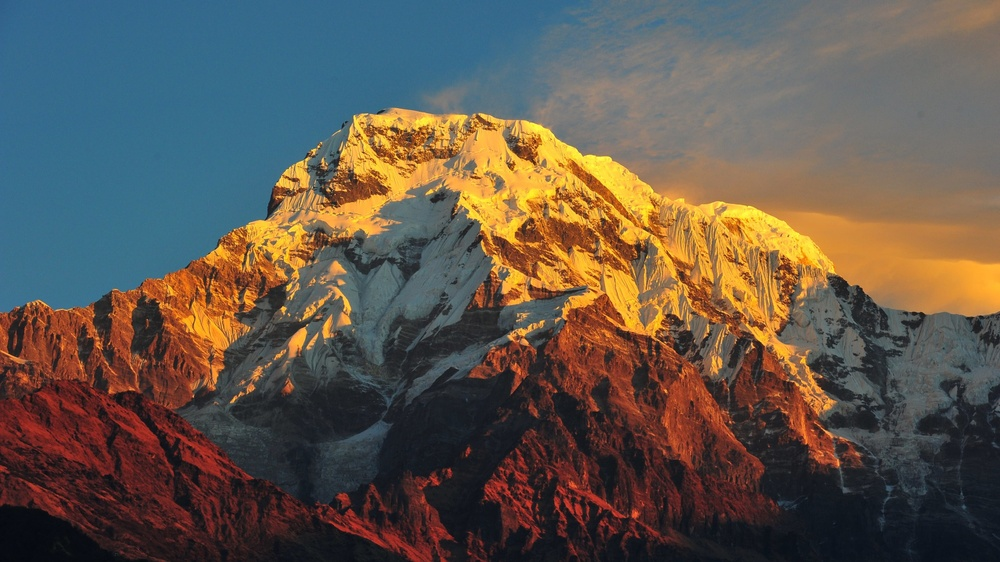
#> input picture image.jpg, 1000 x 562 px, shrunk from 3840 x 2160 before the run
$ python ImageCompressionUsingSVD.py
#> lines starting #> are read from the running program, lines starting #| are printed output that depends on the picture
import os
import numpy as np
from PIL import Image
import matplotlib.pyplot as plt

#Getting Image Path
path = 'image.jpg'
#Opening Image
img = Image.open(path)
#> img is the input picture: PIL image 1000x562 RGB; mean R, G, B 96.5, 86.7, 77
#Return the size, in bytes, of path. Raise os.error if the file does not exist
s = float(os.path.getsize(path))/1000
#Printing Dimensions
print("Size(dimension): ",img.size)
#| Size(dimension):  (1000, 562)
#Title of image as size as a float to 2 decimal places
plt.title("Original Image (%0.2f Kb):" %s)
#Showing Image
plt.imshow(img)

#Converting image to greyscale
imggray = img.convert('L')
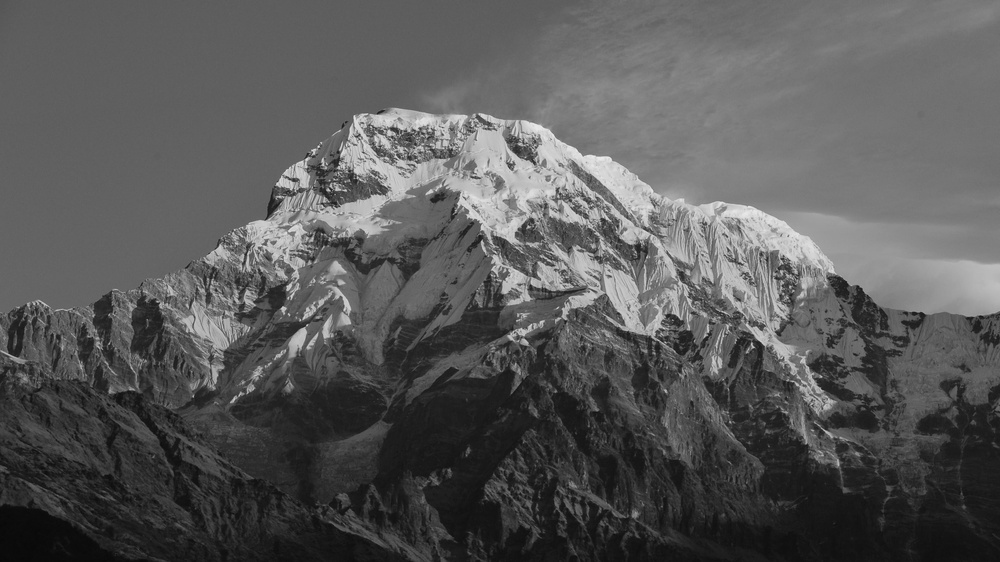
#> imggray: PIL image 1000x562 L; min 8, max 234, mean 88.6
#Returns the contents of this image as a sequence object containing pixel values
imgmat = np.array( list(imggray.getdata(band = 0)), float)
imgmat.shape = (imggray.size[1], imggray.size[0])
#Image Matrix
imgmat = np.matrix(imgmat)
plt.figure()
plt.imshow(imgmat, cmap = 'gray')
plt.title("Image after converting it into the Grayscale pattern")
plt.show()

print("After compression: ")
#single value decomposition
U, S, Vt = np.linalg.svd(imgmat)
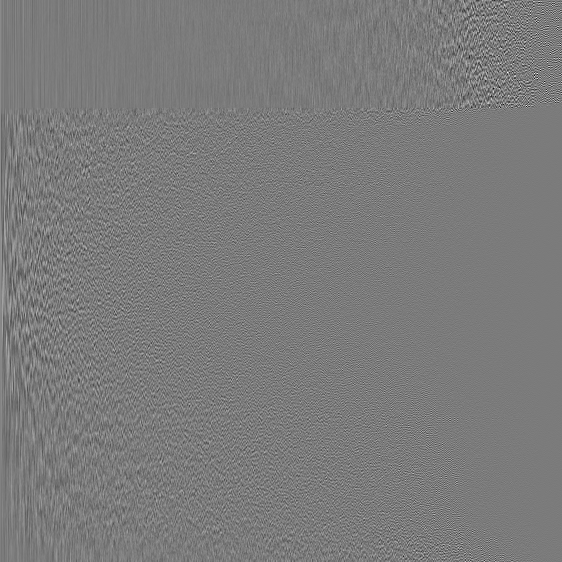
#> U: shape (562, 562) float64; min -0.383, max 0.407, mean 3.59e-05; drawn with min black and max white
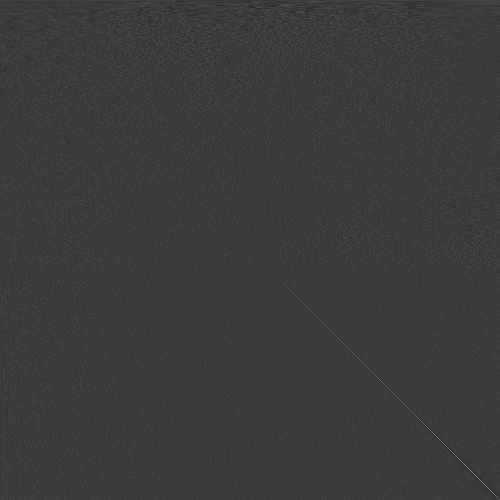
#> Vt: shape (1000, 1000) float64 (shown at 1/2 size); min -0.235, max 0.769, mean 2.35e-05; drawn with min black and max white
#> S = 562 values, max 71811.9 at index 0, min 4.94 at index 561, mean 532.4
for i in range(1, 91, 20): # i values of 5, 25 and 45
    compressed = np.matrix(U[:, :i]) * np.diag(S[:i]) * np.matrix(Vt[:i,:])
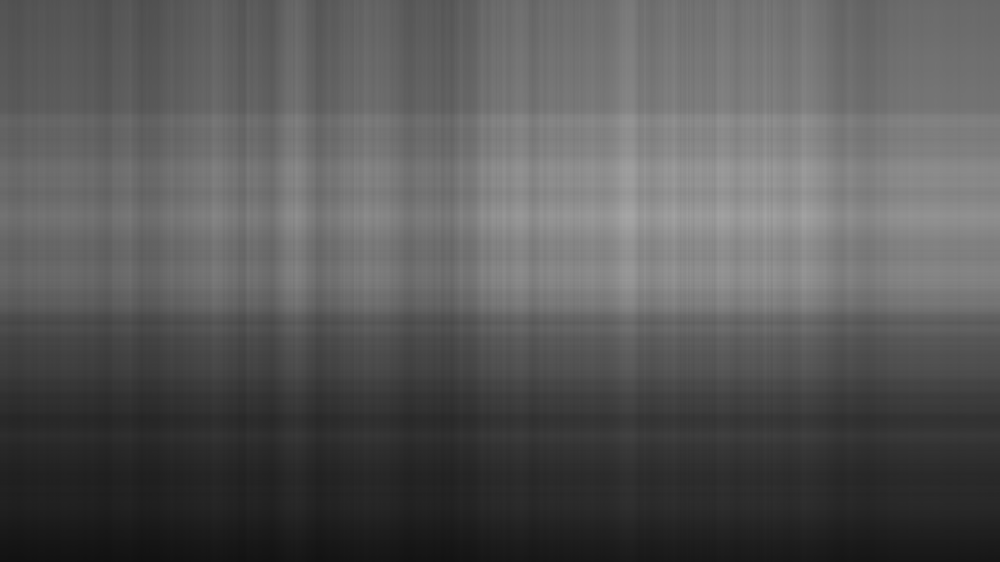
#> compressed: shape (562, 1000) float64; min 17.52, max 166.7, mean 88.5
    plt.imshow(compressed, cmap = 'gray')
    title = "Image after =  %s" %i
    plt.title(title)
    plt.show()
    result = Image.fromarray((compressed).astype(np.uint8))
    result.save('compressed.jpg')
    path = 'compressed.jpg'
    im = Image.open(path)
    c = float(os.path.getsize(path))/1000
    print("Compressed Image (%0.2f Kb):" %c)
